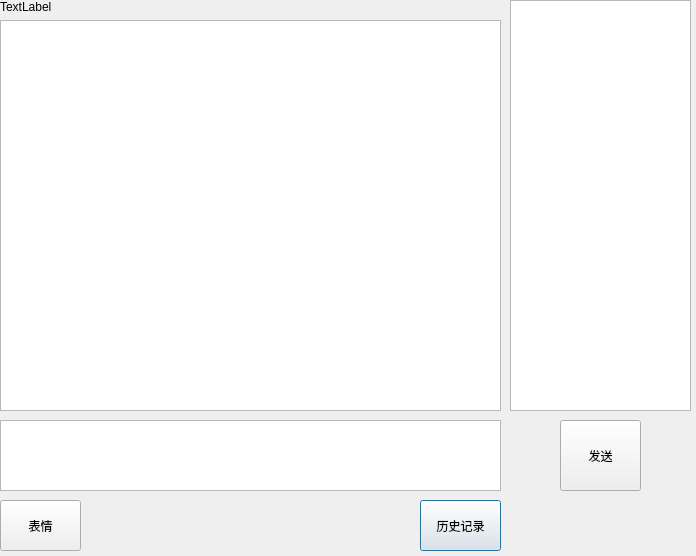
<?xml version="1.0" encoding="UTF-8"?>
<ui version="4.0">
 <class>Dialog</class>
 <widget class="QDialog" name="Dialog">
  <property name="geometry">
   <rect>
    <x>0</x>
    <y>0</y>
    <width>696</width>
    <height>556</height>
   </rect>
  </property>
  <property name="windowTitle">
   <string>Dialog</string>
  </property>
  <widget class="QPushButton" name="pushButton_3">
   <property name="geometry">
    <rect>
     <x>420</x>
     <y>500</y>
     <width>81</width>
     <height>51</height>
    </rect>
   </property>
   <property name="text">
    <string>历史记录</string>
   </property>
  </widget>
  <widget class="QPushButton" name="pushButton_2">
   <property name="geometry">
    <rect>
     <x>0</x>
     <y>500</y>
     <width>81</width>
     <height>51</height>
    </rect>
   </property>
   <property name="text">
    <string>表情</string>
   </property>
  </widget>
  <widget class="QWidget" name="verticalLayoutWidget">
   <property name="geometry">
    <rect>
     <x>0</x>
     <y>0</y>
     <width>501</width>
     <height>411</height>
    </rect>
   </property>
   <layout class="QVBoxLayout" name="verticalLayout">
    <item>
     <widget class="QLabel" name="label">
      <property name="text">
       <string>TextLabel</string>
      </property>
     </widget>
    </item>
    <item>
     <widget class="QTableWidget" name="tableWidget"/>
    </item>
   </layout>
  </widget>
  <widget class="QTextEdit" name="textEdit">
   <property name="geometry">
    <rect>
     <x>0</x>
     <y>420</y>
     <width>501</width>
     <height>71</height>
    </rect>
   </property>
   <property name="font">
    <font>
     <family>Agency FB</family>
     <pointsize>12</pointsize>
    </font>
   </property>
   <property name="html">
    <string>&lt;!DOCTYPE HTML PUBLIC &quot;-//W3C//DTD HTML 4.0//EN&quot; &quot;http://www.w3.org/TR/REC-html40/strict.dtd&quot;&gt;
&lt;html&gt;&lt;head&gt;&lt;meta name=&quot;qrichtext&quot; content=&quot;1&quot; /&gt;&lt;style type=&quot;text/css&quot;&gt;
p, li { white-space: pre-wrap; }
&lt;/style&gt;&lt;/head&gt;&lt;body style=&quot; font-family:'Agency FB'; font-size:12pt; font-weight:400; font-style:normal;&quot;&gt;
&lt;p style=&quot;-qt-paragraph-type:empty; margin-top:0px; margin-bottom:0px; margin-left:0px; margin-right:0px; -qt-block-indent:0; text-indent:0px;&quot;&gt;&lt;br /&gt;&lt;/p&gt;&lt;/body&gt;&lt;/html&gt;</string>
   </property>
  </widget>
  <widget class="QPushButton" name="pushButton">
   <property name="geometry">
    <rect>
     <x>560</x>
     <y>420</y>
     <width>81</width>
     <height>71</height>
    </rect>
   </property>
   <property name="text">
    <string>发送</string>
   </property>
  </widget>
  <widget class="QListWidget" name="listWidget">
   <property name="geometry">
    <rect>
     <x>510</x>
     <y>0</y>
     <width>181</width>
     <height>411</height>
    </rect>
   </property>
  </widget>
 </widget>
 <resources/>
 <connections/>
</ui>
